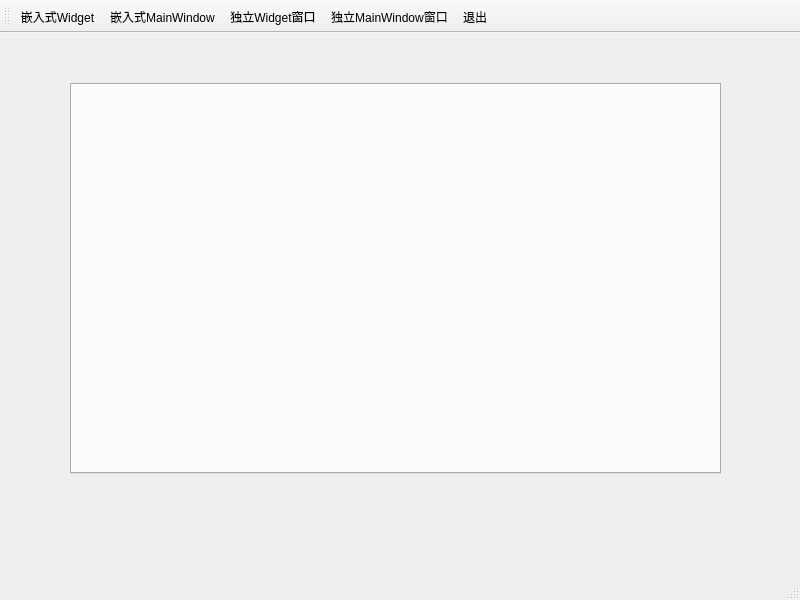
<?xml version="1.0" encoding="UTF-8"?>
<ui version="4.0">
 <class>MainWindow</class>
 <widget class="QMainWindow" name="MainWindow">
  <property name="geometry">
   <rect>
    <x>0</x>
    <y>0</y>
    <width>800</width>
    <height>600</height>
   </rect>
  </property>
  <property name="windowTitle">
   <string>MainWindow</string>
  </property>
  <widget class="QWidget" name="centralwidget">
   <widget class="QTabWidget" name="tabWidget">
    <property name="geometry">
     <rect>
      <x>70</x>
      <y>50</y>
      <width>651</width>
      <height>391</height>
     </rect>
    </property>
    <property name="tabsClosable">
     <bool>true</bool>
    </property>
   </widget>
  </widget>
  <widget class="QMenuBar" name="menubar">
   <property name="geometry">
    <rect>
     <x>0</x>
     <y>0</y>
     <width>800</width>
     <height>22</height>
    </rect>
   </property>
  </widget>
  <widget class="QStatusBar" name="statusbar"/>
  <widget class="QToolBar" name="toolBar">
   <property name="windowTitle">
    <string>toolBar</string>
   </property>
   <property name="toolButtonStyle">
    <enum>Qt::ToolButtonStyle::ToolButtonTextUnderIcon</enum>
   </property>
   <attribute name="toolBarArea">
    <enum>TopToolBarArea</enum>
   </attribute>
   <attribute name="toolBarBreak">
    <bool>false</bool>
   </attribute>
   <addaction name="actWidgetInsite"/>
   <addaction name="actWindowInsite"/>
   <addaction name="actWidget"/>
   <addaction name="actWindow"/>
   <addaction name="actQuit"/>
  </widget>
  <action name="actWindowInsite">
   <property name="icon">
    <iconset resource="../../../../Git/qt-5.9-cpp-programming-guide/QT5.9Samp2019/QT5.9Samp2019/chap06Forms/samp6_3MultiWindow/res.qrc">
     <normaloff>:/images/images/2.ico</normaloff>:/images/images/2.ico</iconset>
   </property>
   <property name="text">
    <string>嵌入式MainWindow</string>
   </property>
   <property name="toolTip">
    <string>嵌入式MainWindow</string>
   </property>
  </action>
  <action name="actWidgetInsite">
   <property name="icon">
    <iconset resource="../../../../Git/qt-5.9-cpp-programming-guide/QT5.9Samp2019/QT5.9Samp2019/chap06Forms/samp6_3MultiWindow/res.qrc">
     <normaloff>:/images/images/100.bmp</normaloff>:/images/images/100.bmp</iconset>
   </property>
   <property name="text">
    <string>嵌入式Widget</string>
   </property>
   <property name="toolTip">
    <string>Widget嵌入式窗体</string>
   </property>
  </action>
  <action name="actQuit">
   <property name="icon">
    <iconset resource="../../../../Git/qt-5.9-cpp-programming-guide/QT5.9Samp2019/QT5.9Samp2019/chap06Forms/samp6_3MultiWindow/res.qrc">
     <normaloff>:/images/images/132.bmp</normaloff>:/images/images/132.bmp</iconset>
   </property>
   <property name="text">
    <string>退出</string>
   </property>
   <property name="toolTip">
    <string>退出本系统</string>
   </property>
  </action>
  <action name="actDoc_Open">
   <property name="icon">
    <iconset resource="../../../../Git/qt-5.9-cpp-programming-guide/QT5.9Samp2019/QT5.9Samp2019/chap06Forms/samp6_3MultiWindow/res.qrc">
     <normaloff>:/images/images/122.bmp</normaloff>:/images/images/122.bmp</iconset>
   </property>
   <property name="text">
    <string>打开文档</string>
   </property>
   <property name="toolTip">
    <string>打开文档</string>
   </property>
  </action>
  <action name="actWindow">
   <property name="icon">
    <iconset resource="../../../../Git/qt-5.9-cpp-programming-guide/QT5.9Samp2019/QT5.9Samp2019/chap06Forms/samp6_3MultiWindow/res.qrc">
     <normaloff>:/images/images/3.ico</normaloff>:/images/images/3.ico</iconset>
   </property>
   <property name="text">
    <string>独立MainWindow窗口</string>
   </property>
   <property name="toolTip">
    <string>独立MainWindow窗口</string>
   </property>
  </action>
  <action name="actWidget">
   <property name="icon">
    <iconset resource="../../../../Git/qt-5.9-cpp-programming-guide/QT5.9Samp2019/QT5.9Samp2019/chap06Forms/samp6_3MultiWindow/res.qrc">
     <normaloff>:/images/images/804.bmp</normaloff>:/images/images/804.bmp</iconset>
   </property>
   <property name="text">
    <string>独立Widget窗口</string>
   </property>
   <property name="toolTip">
    <string>新建Widget独立窗口</string>
   </property>
  </action>
 </widget>
 <resources/>
 <connections>
  <connection>
   <sender>actQuit</sender>
   <signal>triggered()</signal>
   <receiver>MainWindow</receiver>
   <slot>close()</slot>
   <hints>
    <hint type="sourcelabel">
     <x>-1</x>
     <y>-1</y>
    </hint>
    <hint type="destinationlabel">
     <x>399</x>
     <y>299</y>
    </hint>
   </hints>
  </connection>
 </connections>
</ui>
